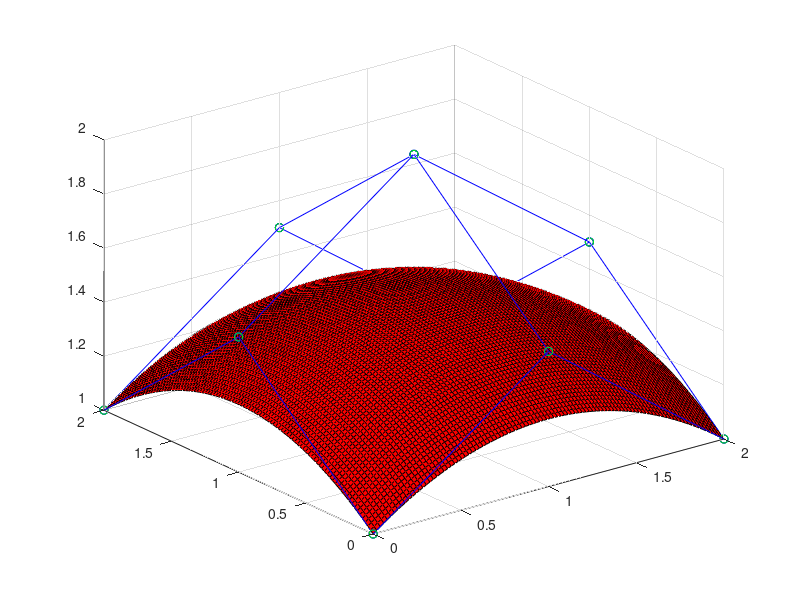

Write MATLAB code to recreate this figure.
clc;clear;
x=linspace(0,1,100);
y=linspace(0,1,100);
a=zeros(3,3,3);
a(1,1,:)=[0,0,1];a(2,1,:)=[1,0,1.5];a(3,1,:)=[2,0,1];
a(1,2,:)=[0,1,1.5];a(2,2,:)=[1,1,2];a(3,2,:)=[2,1,1.5];
a(1,3,:)=[0,2,1];a(2,3,:)=[1,2,1.5];a(3,3,:)=[2,2,1];
m=zeros(3,1);
for i=1:3
    for j=1:3
        m=[m,reshape(a(i,j,:),3,1)];
     end
end
m=m(:,2:10);
P=zeros(100,100,3);
B=zeros(3,100);
B(1,:)=nchoosek(2,0).*(x.^0).*(1-x).^(2-0);
B(2,:)=nchoosek(2,1).*(x.^1).*(1-x).^(2-1);
B(3,:)=nchoosek(2,2).*(x.^2).*(1-x).^(2-2);
for i=1:100
for j=1:100
    for n=1:3
        for v=1:3
        P(i,j,:)=P(i,j,:)+a(n,v,:).*B(n,i).*B(v,j);
        end
    end
end
end
q=zeros(3,1);
for i=1:100
    for j=1:100
        q=[q,reshape(P(i,j,:),3,1)];
     end
end
q=q(:,2:10001);
x=q(1,:);y=q(2,:);z=q(3,:);
[X,Y]=meshgrid(linspace(0,2,100),linspace(0,2,100));
Z=griddata(x,y,z,X,Y)
h=surf(X,Y,Z)
set(h,'FaceColor',[1,0,0])
hold on
for i=[1 2 4 5 7 8]
    m1=m(:,[i i+1]);
    plot3(m1(1,:),m1(2,:),m1(3,:),'o-b');
end
for i=[1 2 3 4 5 6]
    m1=m(:,[i i+3]);
    plot3(m1(1,:),m1(2,:),m1(3,:),'o-b');
end
plot3(m(1,:),m(2,:),m(3,:),'og');